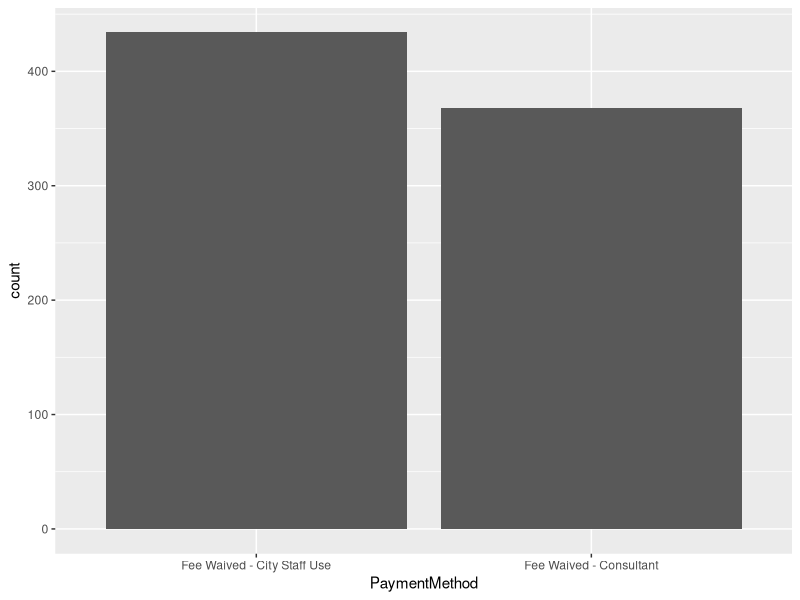
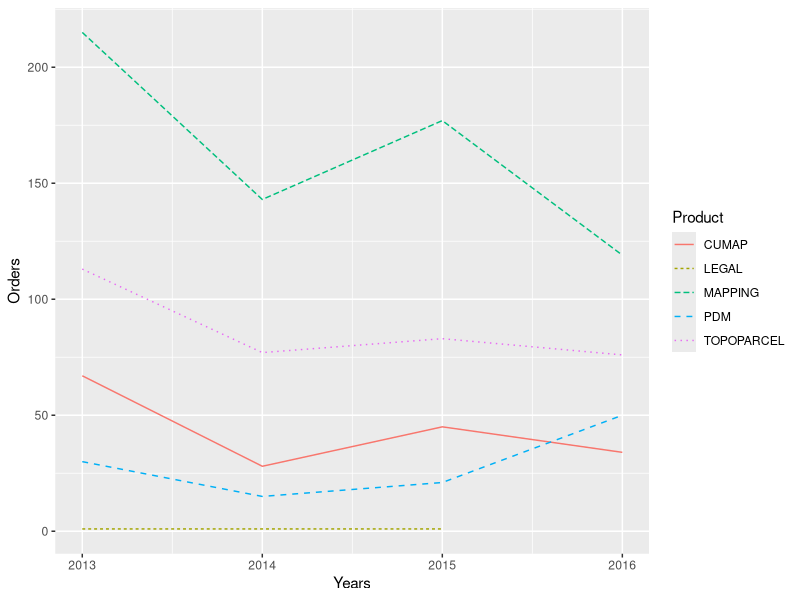
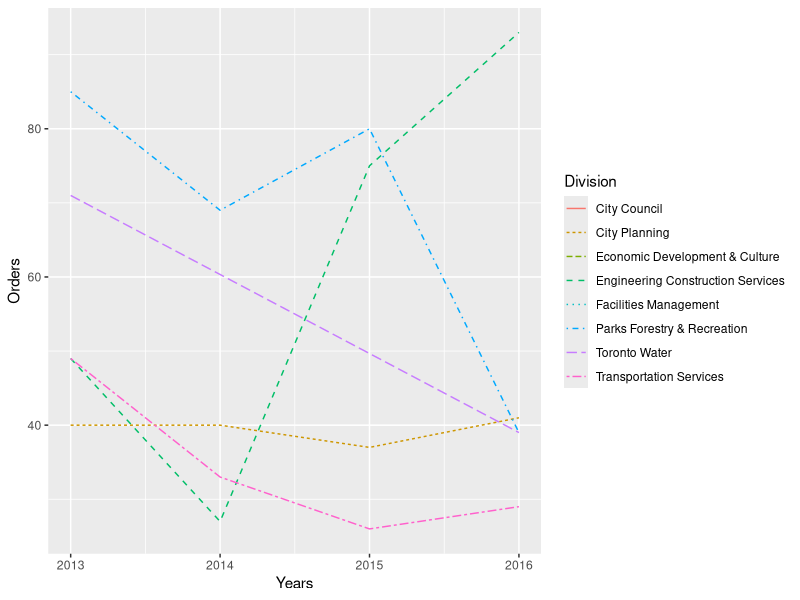
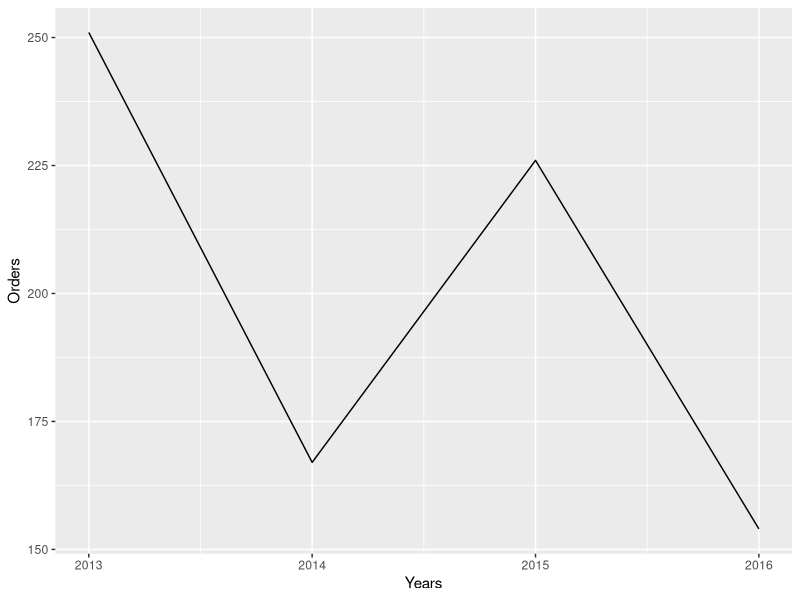

The R script that drew these images, in order:
## ---- chunk 1
# Loading the packages and data needed for the analysis

library(tidyverse)
library(stringr)
library(lubridate)
setwd("~/Github/dataStories")
mapSales <- read_csv("MapSales20180320.csv")

head(mapSales)
## ---- chunk 2
# Explore the data

str(mapSales)
## ---- chunk 3
# Tidy source data
# Standardize division names
cleanData <- mutate(mapSales, CITYDIVISION = ifelse(DIVISION == "ABC - Board of Health", "ABC",
                    ifelse(DIVISION == "Affordable Housing Office", "Shelter Support Housing Admin",
                    ifelse(DIVISION == "Children s Services", "Childrens Services",
                    ifelse(DIVISION == "City Clerks Office", "City Clerks",
                    ifelse(DIVISION == "City Planning Division", "City Planning",
                    ifelse(DIVISION == "Community Planning", "City Planning",
                    ifelse(DIVISION == "Councillor Assistant", "Councillor",
                    ifelse(DIVISION == "Deputy City Manager B Office", "City Managers Office",
                    ifelse(DIVISION == "City Manager s Office", "City Managers Office",
                    ifelse(DIVISION == "DV Brickworks", "External",
                    ifelse(DIVISION == "Engineering & Construction Services", "Engineering Construction Services",
                    ifelse(DIVISION == "Engineering & Constructions Services", "Engineering Construction Services",
                    ifelse(DIVISION == "Engineering Services", "Engineering Construction Services",
                    ifelse(DIVISION == "Facilities & Real Estate", "Facilities Management",
                    ifelse(DIVISION == "Finance & Admin.", "Finance & Admin",
                    ifelse(DIVISION == "Fire Stn 412", "Fire Services",
                    ifelse(DIVISION == "Forestry & Recreation", "Parks Forestry & Recreation",
                    ifelse(DIVISION == "Heritage Toronto", "City Planning",
                    ifelse(DIVISION == "Humber Treatment Plant", "Toronto Water",
                    ifelse(DIVISION == "ITS Operations", "Information & Technology",
                    ifelse(DIVISION == "Office of the Chief Corporate Office", "Chief Corporate Office",
                    ifelse(DIVISION == "Office of the Mayor", "Mayors Office",
                    ifelse(DIVISION == "Parks Forestry & Rec.", "Parks Forestry & Recreation",
                    ifelse(DIVISION == "Parks Forestry + Recreation", "Parks Forestry & Recreation",
                    ifelse(DIVISION == "Parks, Forestry & Recreation", "Parks Forestry & Recreation",
                    ifelse(DIVISION == "Policy, Planning, Finance & Admin.", "Policy Planning Finance & Admin",
                    ifelse(DIVISION == "Public Consultation Unit", "Public Consultation",
                    ifelse(DIVISION == "Social Development & Administration", "Social Development & Admin",
                    ifelse(DIVISION == "Technical Services", "Engineering Construction Services",
                    ifelse(DIVISION == "Toronto Fire Services", "Fire Services",
                    ifelse(DIVISION == "Toronto Paramedic Services", "Paramedic Services",
                    ifelse(DIVISION == "Toronto Public Health", "Public Health",
                    ifelse(DIVISION == "Traffic Planning, TEY District", "Transportation Services",
                    ifelse(DIVISION == "Transit Projects", "Transportation Services",
                    ifelse(DIVISION == "Urban Forestry", "Parks Forestry & Recreation",
                    ifelse(DIVISION == "Zoning By-law and Environmental Planning", "City Planning",
                    DIVISION)))))))))))))))))))))))))))))))))))))

cleanData <- rename(cleanData, OrderDate = 'ORDERDATE', Division = 'CITYDIVISION', OrderType = 'ORDERTYPE', PaymentMethod = 'PAYMENTMETHOD', OrderAmount = 'TOTAL_ORDER_AMOUNT')

cleanData <- cleanData %>%
  select(OrderDate, Division, OrderType, PaymentMethod, OrderAmount)

# Clean ordertype column
cleanData <- cleanData %>%
data.frame(OrderType = cleanData$OrderType) %>%
separate(OrderType, c("Type1", "Type2", "Type3", "Type4", "Type5"))

# Convert string date to date field and extract year to new column
cleanData$OrderYear <- year(mdy_hm(cleanData$OrderDate))

# Reorder columns
cleanData <- cleanData[c("OrderYear", "Division", "PaymentMethod", "OrderAmount", "Type1", "Type2", "Type3", "Type4", "Type5")]


# Remove the '$' from column OrderAmount and convert from character to numeric
# cleanData$OrderAmount = as.numeric(gsub("\\$", "", cleanData$OrderAmount))

head(cleanData)

## ---- chunk 4
# Exploring payment method data

cleanData %>%
  group_by(PaymentMethod) %>%
  summarise (n = n()) %>%
  mutate(Portion = round(n / sum(n) * 100))

ggplot(cleanData, aes(PaymentMethod)) +
  geom_bar()
## ---- chunk 5
# Combine all type columns into a single column

prod1 <- cleanData %>%
  select(Division, Type1, OrderYear, OrderAmount) %>%
  filter(!is.na(Type1)) %>%
  rename(Product = 'Type1')
prod2 <- cleanData %>%
  select(Division, Type2, OrderYear, OrderAmount) %>%
  filter(!is.na(Type2)) %>%
  rename(Product = 'Type2')
prod3 <- cleanData %>%
  select(Division, Type3, OrderYear, OrderAmount) %>%
  filter(!is.na(Type3)) %>%
  rename(Product = 'Type3')
prod4 <- cleanData %>%
  select(Division, Type4, OrderYear, OrderAmount) %>%
  filter(!is.na(Type4)) %>%
  rename(Product = 'Type4')
prod5 <- cleanData %>%
  select(Division, Type5, OrderYear, OrderAmount) %>%
  filter(!is.na(Type5)) %>%
  rename(Product = 'Type5')

allProducts <- rbind(prod1, prod2, prod3, prod4, prod5)


# Count of all products
count(allProducts)
## ---- chunk 6
# Top Divisions using MapSales

topDivisions <- cleanData %>%
  count(Division) %>%
  arrange(desc(n)) %>%
  filter(n > 10)

topDivisions
## ---- chunk 7

allProducts %>%
  count(Division, Product) %>%
  arrange(desc(n))
## ---- chunk 8
# Visualize product orders by year

prodYears <- allProducts %>%
  filter(OrderYear < 2017) %>%
  select(Product, OrderYear) %>%
  group_by(Product, OrderYear) %>%
  count(Product) %>%
  arrange(OrderYear, Product)


#Change line types by groups (supp)
ggplot(prodYears, aes(x=OrderYear, y=n, group=Product, colour = Product)) +
  geom_line(aes(linetype=Product)) +
  labs(x = "Years", y = "Orders")
## ---- chunk 9
# Visualize division orders by year

divYears <- allProducts %>%
  filter(OrderYear < 2017) %>%
  select(Division, OrderYear) %>%
  group_by(Division, OrderYear) %>%
  count(Division) %>%
  filter(n > 20) %>%
  arrange(OrderYear, Division)


#Change line types by groups (supp)
ggplot(divYears, aes(x=OrderYear, y=n, group=Division, colour = Division)) +
  geom_line(aes(linetype=Division)) +
  labs(x = "Years", y = "Orders")
## ---- chunk 10
temp <- cleanData %>%
  filter(OrderYear < 2017) %>%
  select(OrderYear) %>%
  group_by(OrderYear) %>%
  count(OrderYear) %>%
  arrange(OrderYear)

ggplot(temp, aes(x=OrderYear, y=n)) +
  geom_line() +
  labs(x = "Years", y = "Orders")
